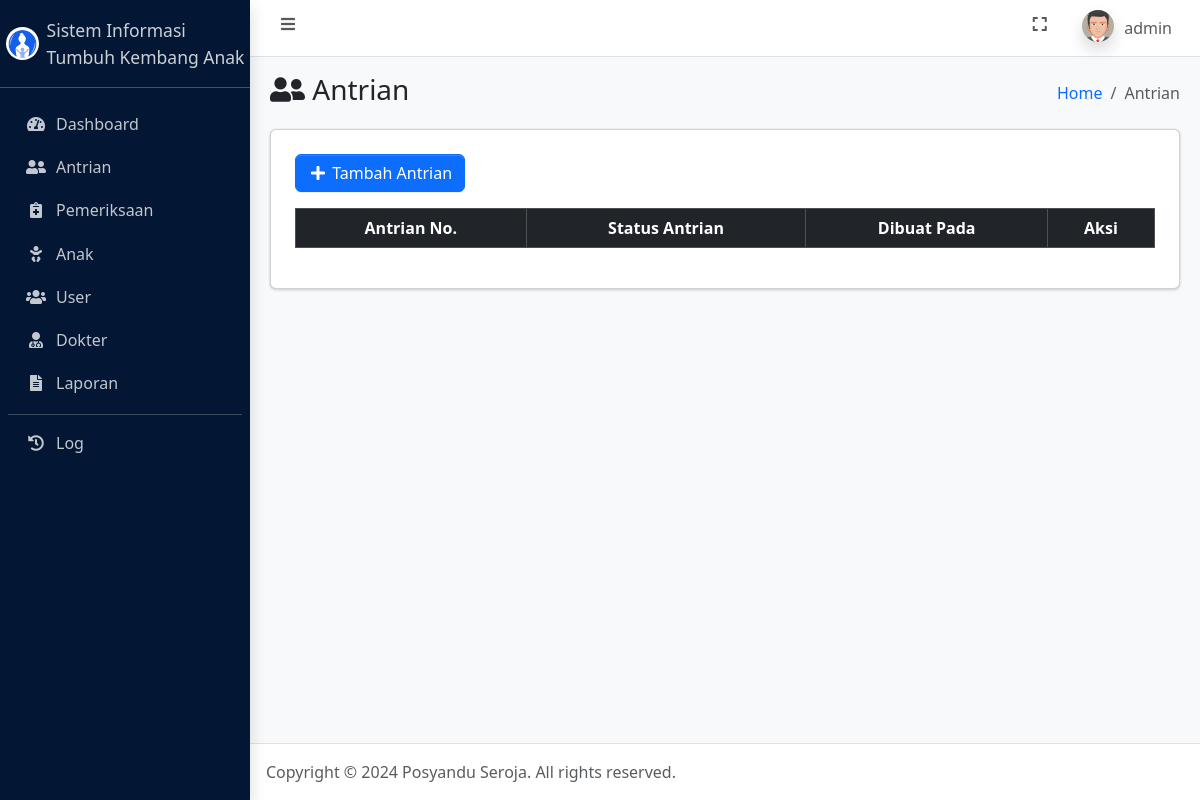
Before: /antrian.php (signed in) with the older database file.
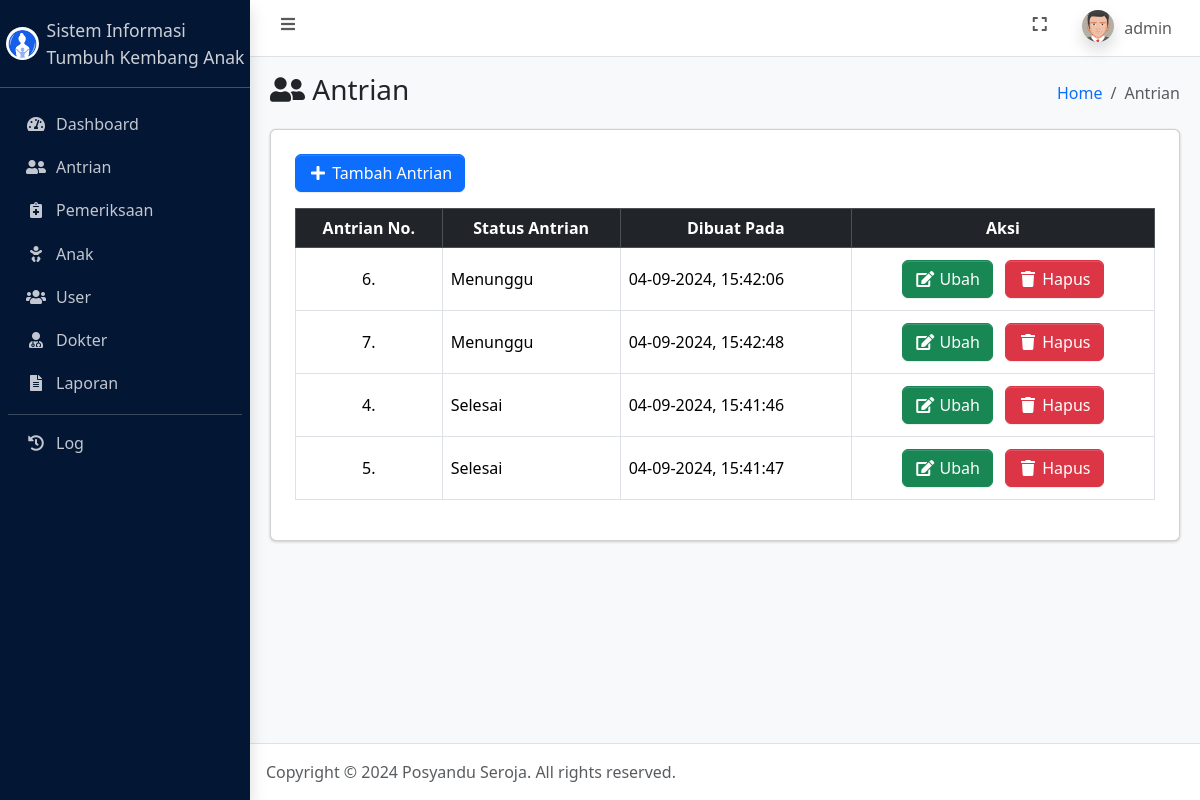
After: the same page with the newer database file.
### tables this page shows
CREATE TABLE `user` (
  `id_user` int(11) NOT NULL,
  `username` varchar(50) NOT NULL,
  `password` varchar(255) NOT NULL,
  `jabatan` enum('admin','petugas') NOT NULL,
  `nama` varchar(100) NOT NULL,
  `foto` text NOT NULL,
  `dibuat_pada` timestamp NOT NULL DEFAULT current_timestamp()
);

CREATE TABLE `antrian` (
  `id_antrian` int(11) NOT NULL,
  `waktu_antrian` timestamp NOT NULL DEFAULT current_timestamp(),
  `status` enum('Menunggu','Diproses','Selesai','Dilewati') DEFAULT 'Menunggu'
);

### connection.php (called while the page is built, shortened)
<?php
	$host = 'localhost';
	$user = 'root';
	$pass = '';
	$database = 'tumbuh_kembang_anak';
	$conn = mysqli_connect($host, $user, $pass, $database);
    if (isset($_SESSION['id_user'])) {
    	$id_user = $_SESSION['id_user'];
		$dataUser = mysqli_fetch_assoc(mysqli_query($conn, "SELECT * FROM user WHERE id_user = $id_user"));
	}
?>

### antrian.php (the view, shortened to what this page needs)
<?php
    require_once 'connection.php';
    $antrian = mysqli_query($conn, "SELECT * FROM antrian
        ORDER BY
            CASE
                WHEN status = 'Diproses' THEN 1
                WHEN status = 'Menunggu' THEN 2
                ELSE 3
            END,
            id_antrian ASC;
    ");
?>
<!DOCTYPE html>
<html lang="en">
<head>
    <?php include_once 'include/head.php'; ?>
</head>
<body class="layout-fixed sidebar-expand-lg bg-body-tertiary">
    <div class="app-wrapper">
        <?php include_once 'include/navbar.php'; ?>
        <?php include_once 'include/sidebar.php'; ?>
        <main class="app-main">
            <div class="app-content-header">
                <div class="container-fluid">
                    <div class="row">
                        <div class="col-sm-6">
                            <h3 class="mb-0"><i class="nav-icon fas fa-fw fa-user-friends"></i> Antrian</h3>
                        </div>
                        <div class="col-sm-6">
                            <ol class="breadcrumb float-sm-end">
                                <li class="breadcrumb-item"><a href="index.php">Home</a></li>
                                <li class="breadcrumb-item active" aria-current="page">
                                    Antrian
                                </li>
                            </ol>
                        </div>
                    </div>
                </div>
            </div>
            <div class="app-content">
                <div class="container-fluid">
                    <div class="card">
                        <div class="card-body">
                            <div class="table-responsive p-2">
                                <a href="tambah_antrian.php" class="mb-3 btn btn-primary"><i class="fas fa-fw fa-plus"></i> Tambah Antrian</a>
                                <table class="table table-bordered" id="table_id">
                                    <thead class="table-dark">
                                        <tr>
                                            <th class="text-center align-middle">Antrian No.</th>
                                            <th class="text-center align-middle">Status Antrian</th>
                                            <th class="text-center align-middle">Dibuat Pada</th>
                                            <th class="text-center align-middle">Aksi</th>
                                        </tr>
                                    </thead>
                                    <tbody>
                                        <?php foreach ($antrian as $da): ?>
                                            <tr>
                                                <td class="text-center align-middle"><?= $da['id_antrian']; ?>.</td>
                                                <td class="align-middle"><?= $da['status']; ?></td>
                                                <td class="align-middle"><?= date('d-m-Y, H:i:s', strtotime($da['waktu_antrian']));; ?></td>
                                                <td class="text-center align-middle">
                                                    <button type="button" class="m-1 btn btn-success btn-edit"
                                                            data-id="<?= $da['id_antrian']; ?>"
                                                            data-status="<?= $da['status']; ?>"
                                                            data-bs-toggle="modal" data-bs-target="#editModal">
                                                        <i class="fas fa-fw fa-edit"></i> Ubah
                                                    </button>
                                                    <a href="hapus_antrian.php?id_antrian=<?= $da['id_antrian']; ?>" data-nama="Antrian No. <?= $da['id_antrian']; ?>" class="m-1 btn btn-danger btn-delete"><i class="fas fa-fw fa-trash"></i> Hapus</a>
                                                </td>
                                            </tr>
                                        <?php endforeach ?>
                                    </tbody>
                                </table>
                            </div>
                        </div>
                    </div>
                </div>
            </div>
        </main>
        <?php include_once 'include/footer.php'; ?>
    </div>
</body>
</html>

### include/head.php (shortened to what this page needs)
<link rel="stylesheet" href="https://cdn.jsdelivr.net/npm/@fontsource/source-sans-3@5.0.12/index.css">
<link rel="stylesheet" href="css/bootstrap.min.css">
<link rel="stylesheet" href="assets/vendor/fontawesome/css/all.min.css">
<link rel="stylesheet" href="assets/vendor/datatables/css/dataTables.bootstrap5.css">
<link rel="stylesheet" href="css/overlayscrollbars.min.css">
<link rel="stylesheet" href="css/adminlte.css">

### include/navbar.php (shortened to what this page needs)
<nav class="app-header navbar navbar-expand bg-body">
    <div class="container-fluid">
        <ul class="navbar-nav">
            <li class="nav-item"> <a class="nav-link" data-lte-toggle="sidebar" href="#" role="button"> <i class="fas fa-fw fa-bars"></i> </a> </li>
        </ul>
        <ul class="navbar-nav ms-auto">
            <li class="nav-item"> <a class="nav-link" href="#" data-lte-toggle="fullscreen"> <i data-lte-icon="maximize" class="fas fa-fw fa-expand"></i> </a> </li>
            <li class="nav-item dropdown user-menu">
                <a href="#" class="nav-link dropdown-toggle" data-bs-toggle="dropdown" aria-expanded="false">
                    <img src="assets/img/profiles/<?= $dataUser['foto']; ?>" class="user-image rounded-circle shadow" alt="User Image">
                    <span class="d-none d-md-inline"><?= $dataUser['username']; ?></span>
                </a>
            </li>
        </ul>
    </div>
</nav>

### include/sidebar.php
<aside class="app-sidebar bg-primary-subtle shadow" data-bs-theme="dark">
    <div class="sidebar-brand">
        <a href="index.php" class="brand-link">
            <img src="assets/img/properties/logo.png" alt="Logo" class="brand-image rounded-circle">
            <span class="brand-text fw-light small">Sistem Informasi <br> Tumbuh Kembang Anak</span>
        </a>
    </div>
    <div class="sidebar-wrapper">
        <nav class="mt-2">
            <ul class="nav sidebar-menu flex-column" data-lte-toggle="treeview" role="menu" data-accordion="false">
                <li class="nav-item">
                    <a href="index.php" class="nav-link <?= ($_SERVER['REQUEST_URI'] == '/tumbuh_kembang_anak/index.php') ? 'active' : ''; ?>"> <i class="nav-icon fas fa-fw fa-tachometer-alt"></i>
                        <p>Dashboard</p>
                    </a>
                </li>
                <li class="nav-item">
                    <a href="antrian.php" class="nav-link <?= ($_SERVER['REQUEST_URI'] == '/tumbuh_kembang_anak/antrian.php') ? 'active' : ''; ?>"> <i class="nav-icon fas fa-fw fa-user-friends"></i>
                        <p>Antrian</p>
                    </a>
                </li>
                <li class="nav-item">
                    <a href="pemeriksaan.php" class="nav-link <?= ($_SERVER['REQUEST_URI'] == '/tumbuh_kembang_anak/pemeriksaan.php') ? 'active' : ''; ?>"> <i class="nav-icon fas fa-fw fa-notes-medical"></i>
                        <p>Pemeriksaan</p>
                    </a>
                </li>
                <li class="nav-item">
                    <a href="anak.php" class="nav-link <?= ($_SERVER['REQUEST_URI'] == '/tumbuh_kembang_anak/anak.php') ? 'active' : ''; ?>"> <i class="nav-icon fas fa-fw fa-baby"></i>
                        <p>Anak</p>
                    </a>
                </li>
                <?php if ($dataUser['jabatan'] == 'admin'): ?>
                    <li class="nav-item">
                        <a href="user.php" class="nav-link <?= ($_SERVER['REQUEST_URI'] == '/tumbuh_kembang_anak/user.php') ? 'active' : ''; ?>"> <i class="nav-icon fas fa-fw fa-users"></i>
                            <p>User</p>
                        </a>
                    </li>
                    <li class="nav-item">
                        <a href="dokter.php" class="nav-link <?= ($_SERVER['REQUEST_URI'] == '/tumbuh_kembang_anak/dokter.php') ? 'active' : ''; ?>"> <i class="nav-icon fas fa-fw fa-user-md"></i>
                            <p>Dokter</p>
                        </a>
                    </li>
                <?php endif ?>
                <li class="nav-item">
                    <a href="laporan.php" class="nav-link <?= ($_SERVER['REQUEST_URI'] == '/tumbuh_kembang_anak/laporan.php') ? 'active' : ''; ?>"> <i class="nav-icon fas fa-fw fa-file-alt"></i>
                        <p>Laporan</p>
                    </a>
                </li>
                <hr class="sidebar-divider">
                <li class="nav-item">
                    <a href="log.php" class="nav-link <?= ($_SERVER['REQUEST_URI'] == '/tumbuh_kembang_anak/log.php') ? 'active' : ''; ?>"> <i class="nav-icon fas fa-fw fa-history"></i>
                        <p>Log</p>
                    </a>
                </li>
            </ul>
        </nav>
    </div>
</aside>

### include/footer.php (shortened to what this page needs)
<footer class="app-footer">
        Copyright &copy; 2024 Posyandu Seroja.
    All rights reserved.
</footer>

Changed rows visible on the page:
added antrian: id_antrian "6", status "Menunggu", waktu_antrian "04-09-2024, 15:42:06"
added antrian: id_antrian "7", status "Menunggu", waktu_antrian "04-09-2024, 15:42:48"
added antrian: id_antrian "4", status "Selesai", waktu_antrian "04-09-2024, 15:41:46"
added antrian: id_antrian "5", status "Selesai", waktu_antrian "04-09-2024, 15:41:47"
